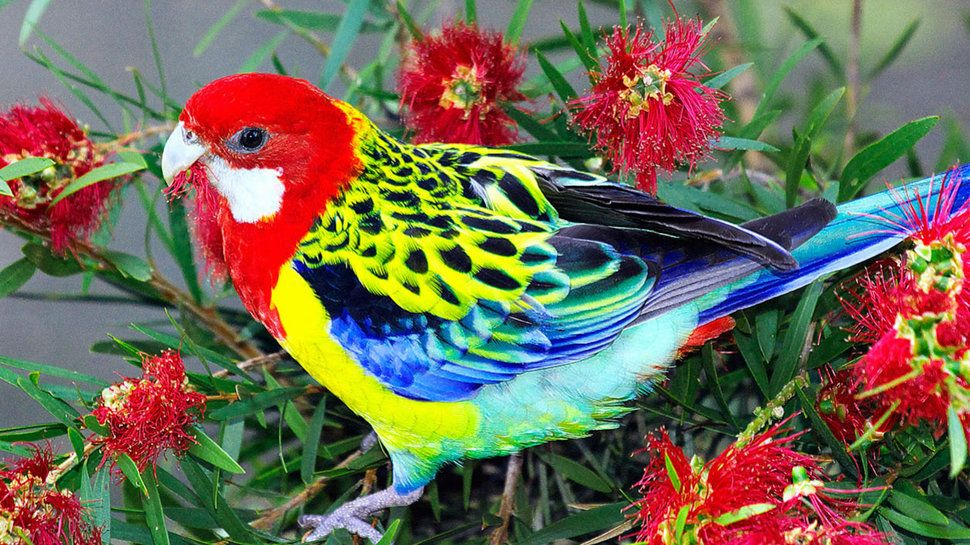
#> input picture passaro.jpg, 970 x 545 px, found by its file name
$ python OpenCV-Methods.py
#> lines starting #> are read from the running program, lines starting #| are printed output that depends on the picture; after the words box and inside, x2 and y2 are one past the last pixel; in counts of white or black regions, pixels touching at a corner belong together
import cv2
import numpy as np
import sys

# Carregar uma imagem
caminhoImagem = './dataset/passaro.jpg' # Substitua por seu caminho de imagem
imagem = cv2.imread(caminhoImagem)
#> imagem is the input picture: shape (545, 970, 3); mean B, G, R 85.2, 106.3, 114
imagem = cv2.resize(imagem, dsize=(900, 500))
#> imagem: shape (500, 900, 3)
cv2.imshow('Original imagem', imagem)
cv2.waitKey(0)

# Nome da imagem
nomeImagem = f"{caminhoImagem.split('/')[-1].split('.')[0]}"

# Informações da imagem
cloneImagem = imagem.copy()
altura, largura, canais = cloneImagem.shape
#> altura = 500; largura = 900; canais = 3

print(f"Altura: {altura}, largura: {largura}, canais: {canais}")
#| Altura: 500, largura: 900, canais: 3

# Colocar texto na imagem clone
cv2.putText(cloneImagem, "Área da imagem: "+str(largura*altura), (20, 30), 1, 1.2, (255, 222, 124), 1)
cv2.putText(cloneImagem, "Canais: "+str(canais), (20, 60), 1, 1.2, (0, 255, 255), 1)
#> cloneImagem: shape (500, 900, 3); mean B, G, R 85.1, 106.3, 113.9

# Dessenhar formas geométricas na imagemm
cv2.rectangle(cloneImagem, (50, 100, 100, 50), (255, 255, 255), 2)
cv2.line(cloneImagem, (50, 200), (400, 200), (255, 255, 255), 2)
cv2.circle(cloneImagem, (100, 250), 20, (255, 255, 255), 2)
cv2.ellipse(cloneImagem, (300, 400), (100, 200), 90, 0, 360, (255, 255, 255), 2) # TO FIX

# cv2.imwrite('imagem_Clone.jpg', cloneImagem)
cv2.imshow('imagem Clone', cloneImagem)
cv2.waitKey(0)

# Converter para escala de cinza
cinza = cv2.cvtColor(imagem, cv2.COLOR_BGR2GRAY)
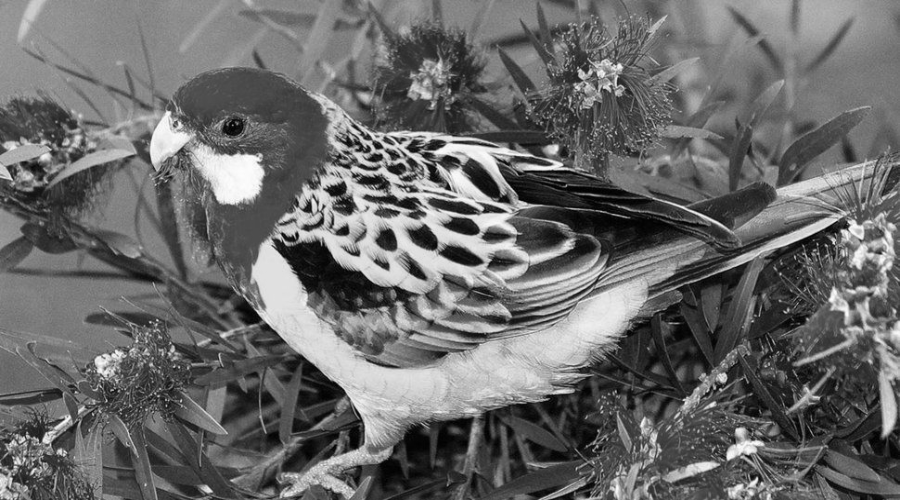
#> cinza: shape (500, 900); min 0, max 253, mean 106
cv2.imshow('Imagem cinza', cinza)
# cv2.imwrite(nomeImagem+"_Imagem_cinza.jpg", cinza)
cv2.waitKey(0)

# Detecção de bordas
bordas = cv2.Canny(imagem, 100, 200)
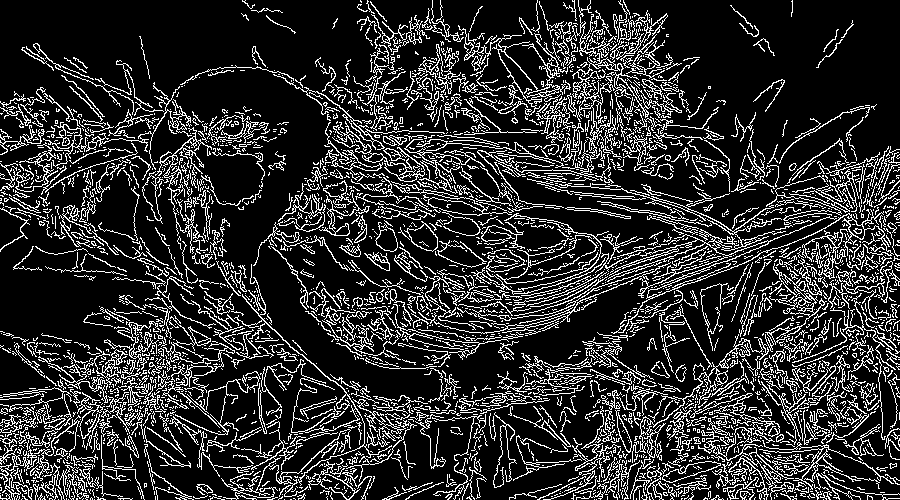
#> bordas: shape (500, 900); 18.3% white in thin lines or dots
cv2.imshow('Bordas Canny', bordas)
# cv2.imwrite(nomeImagem+"_Bordas.jpg", bordas)
cv2.waitKey(0)

# Encontrando contornos
contornos, _ = cv2.findContours(bordas.copy(), cv2.RETR_LIST, cv2.CHAIN_APPROX_SIMPLE)
#> contornos = 3947 contours, 3552 with area under 20; largest, box (x1, y1, x2, y2) and area: (458, 25, 568, 116) 1086, (567, 53, 654, 167) 754, (498, 49, 559, 101) 695, (608, 209, 894, 334) 672, (698, 422, 794, 500) 626
contornosImagem = imagem.copy()
cv2.drawContours(contornosImagem, contornos, -1, (0,255,0), 3)
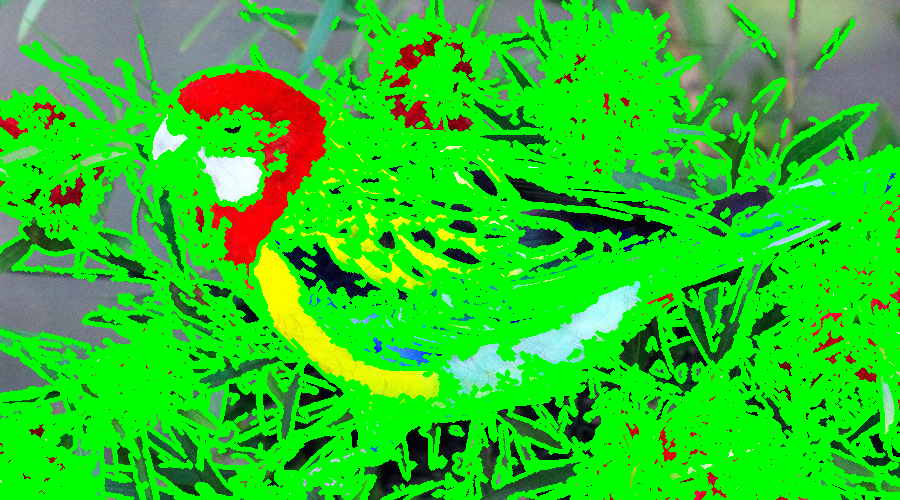
#> contornosImagem: shape (500, 900, 3); mean B, G, R 34.9, 199.8, 43.3
cv2.imshow('Contornos', contornosImagem)
# cv2.imwrite(nomeImagem+"_Contornos.jpg", contornosImagem)
cv2.waitKey(0)

# Aplicar desfoque
desfoque = cv2.GaussianBlur(imagem, (7, 7), 0)
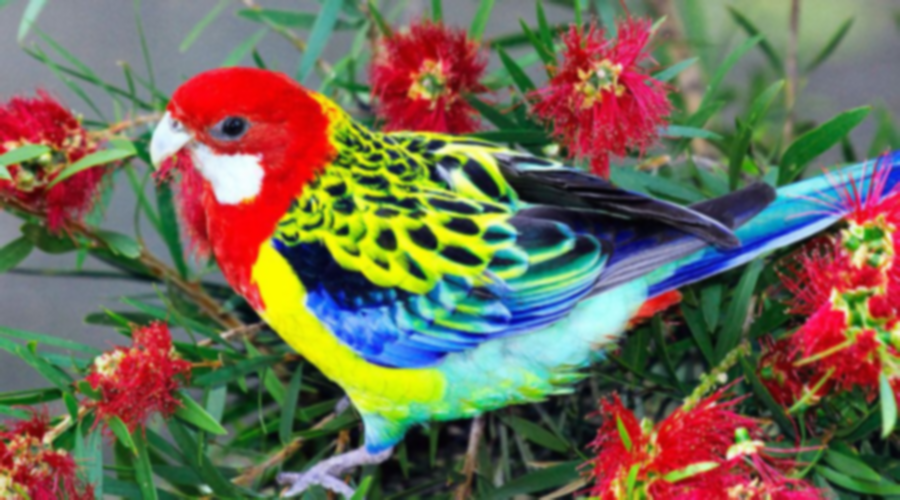
#> desfoque: shape (500, 900, 3); mean B, G, R 85, 106.1, 113.9
cv2.imshow('Imagem Desfocada', desfoque)
# cv2.imwrite(nomeImagem+"_Imagem_Desfocada.jpg", desfoque)
cv2.waitKey(0)

# Erosão
erosão = cv2.erode(imagem, None, iterations=2)
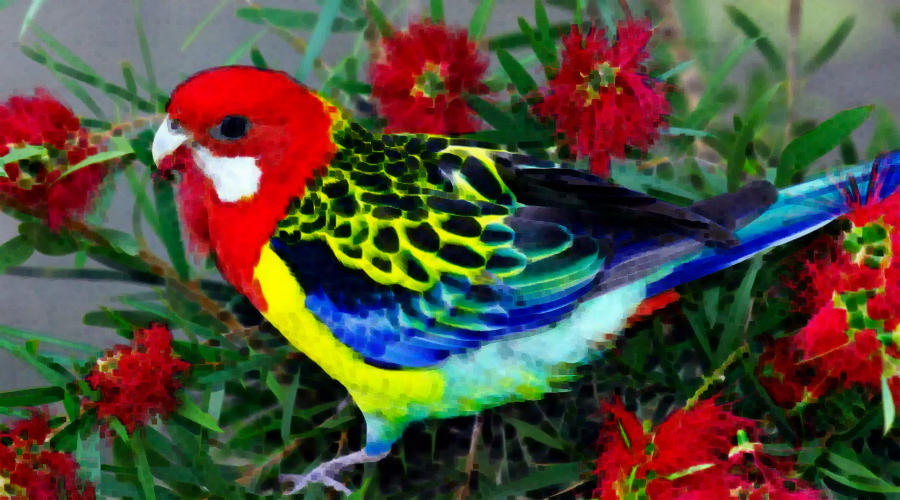
#> erosão: shape (500, 900, 3); mean B, G, R 58.3, 76.2, 82.6
cv2.imshow('Imagem Erodida', erosão)
# cv2.imwrite(nomeImagem+"_Imagem_Erodida.jpg", erosão)
cv2.waitKey(0)

# Dilatação
dilatada = cv2.dilate(imagem, None, iterations=2)
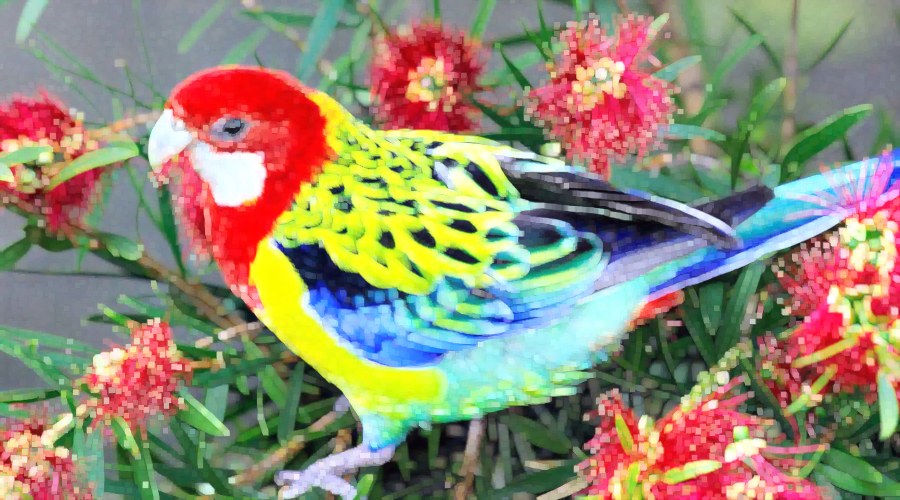
#> dilatada: shape (500, 900, 3); mean B, G, R 116.4, 139.6, 147
cv2.imshow('Imagem Dilatada', dilatada)
# cv2.imwrite(nomeImagem+"_Imagem_Dilatada.jpg", dilatada)
cv2.waitKey(0)

# Equalização
equalizacao = cv2.equalizeHist(cinza)
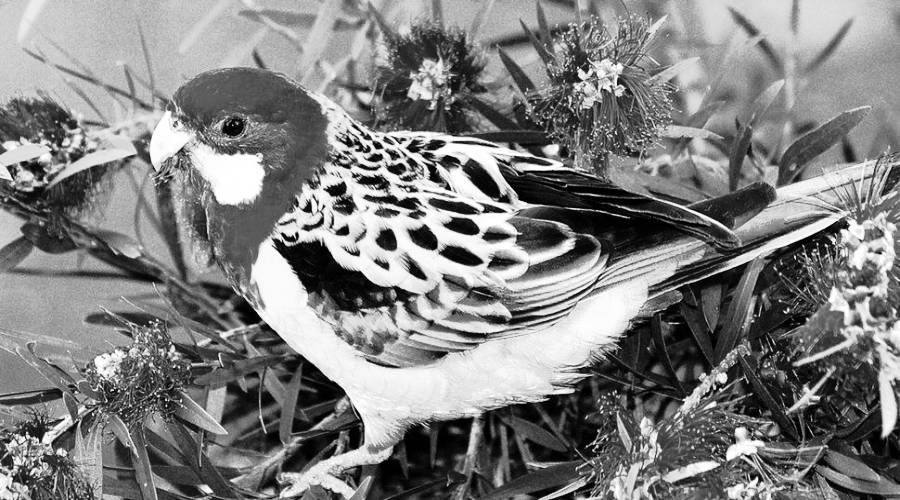
#> equalizacao: shape (500, 900); min 0, max 255, mean 128.2
cv2.imshow('Equalização Histograma', equalizacao)
# cv2.imwrite(nomeImagem+"_Equalização_Histograma.jpg", equalizacao)
cv2.waitKey(0)

# Detecção de canto com Harris
gray = np.float32(imagem)
#> (the run stopped early here; a loop or call above may not have finished)
